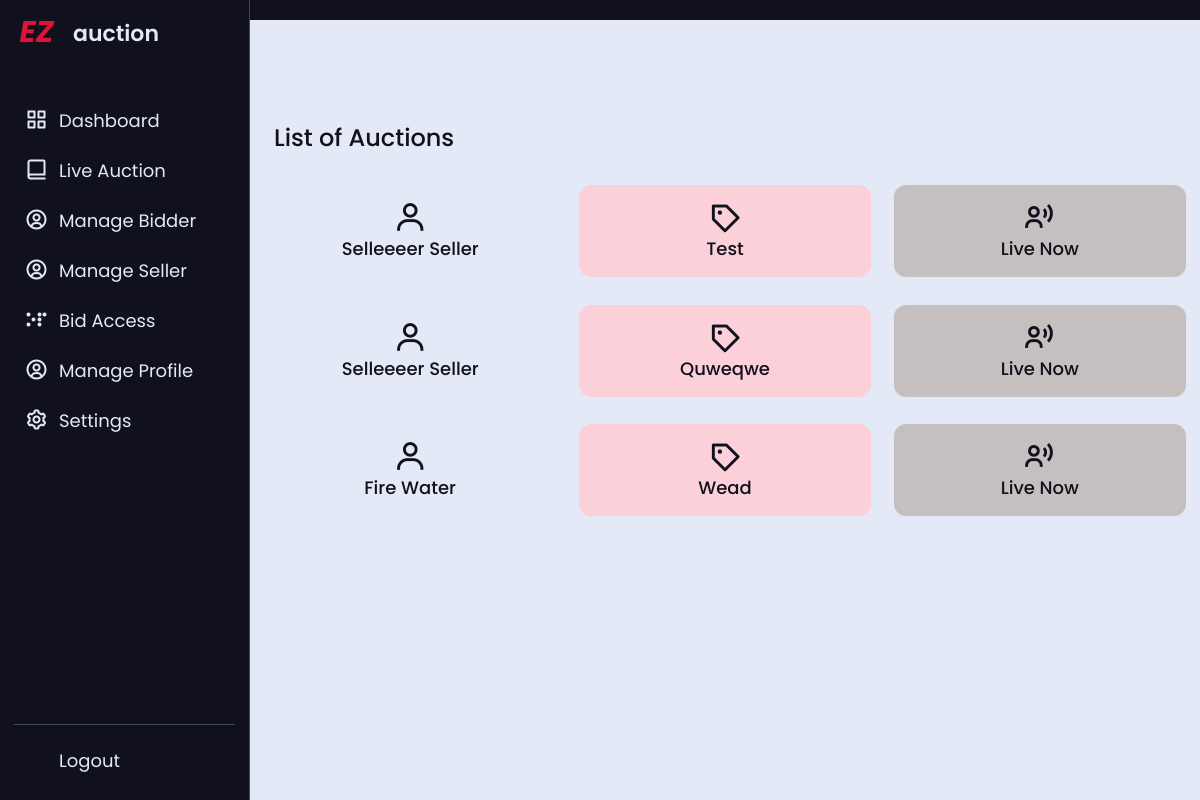
Page /admin_feed.php (signed in) on the earlier database version.
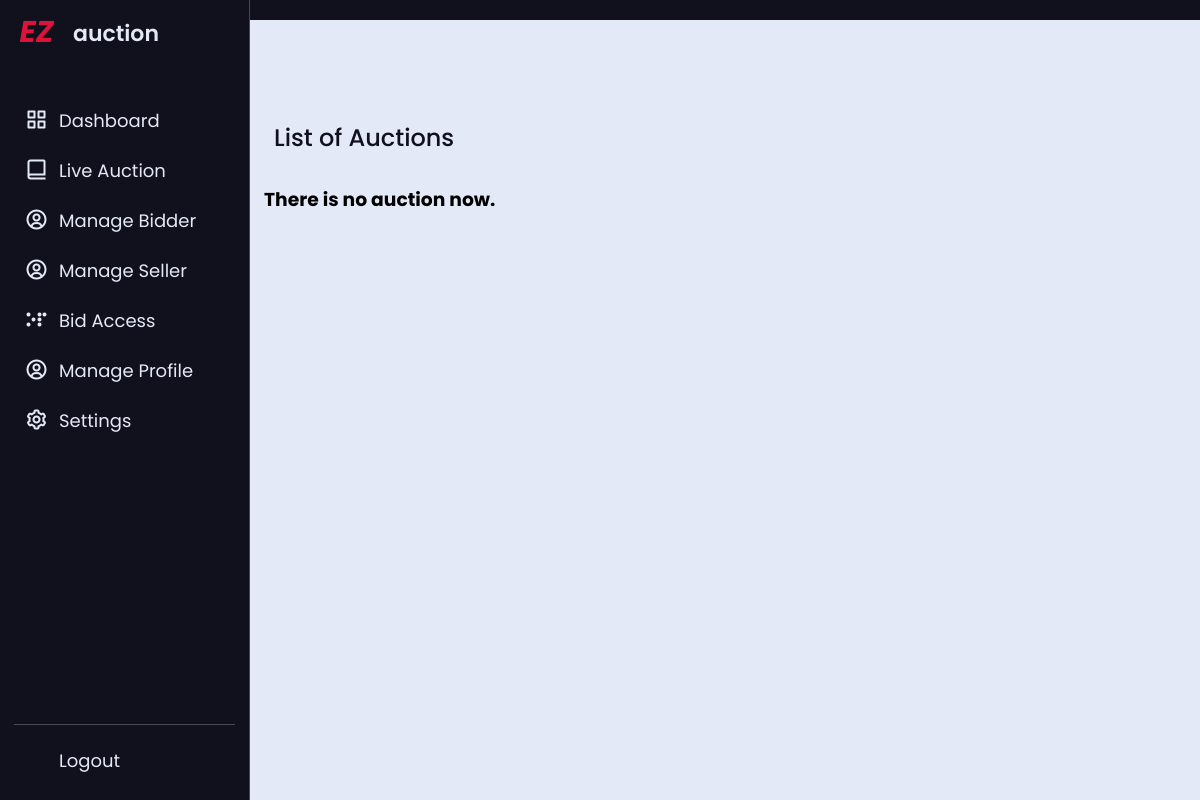
Same page on the later database version.
### tables this page shows
CREATE TABLE `livestock_tbl` (
  `id` int(11) NOT NULL,
  `head_count` int(11) NOT NULL,
  `description` varchar(200) NOT NULL,
  `weight` int(11) NOT NULL,
  `per_head` int(11) NOT NULL,
  `total_weight` int(11) NOT NULL,
  `selling_price` int(11) NOT NULL,
  `seller_id` int(11) NOT NULL,
  `live_status` tinyint(4) NOT NULL DEFAULT 0,
  `live_date` datetime NOT NULL DEFAULT current_timestamp(),
  `live_end` text NOT NULL
);

### admin_feed.php (the view, shortened to what this page needs)
<!DOCTYPE html>
<html lang="en">
<head>
	<link rel="stylesheet" href="css/bidder_feed.css">
	<link href='https://unpkg.com/boxicons@2.0.7/css/boxicons.min.css' rel='stylesheet'>
	<link rel="stylesheet" href="https://unicons.iconscout.com/release/v4.0.0/css/line.css">
</head>
<body>
	<?php include_once('include/admin_nav.php')?>
	<section class="dashboard">
		<div class="top">
		</div>
		<div class="dash-content">
			<div class="overview">
				<div class="title">
					<span class="text">List of Auctions</span>
				</div>
				<?php
							require './php/db.php';
							$query = "SELECT a.*,CONCAT(fname,' ',lname) as seller
							FROM `livestock_tbl` as a
							LEFT JOIN seller_tbl as b
							ON a.seller_id = b.id
							WHERE live_status=2";
							$query_run = mysqli_query($conn, $query);
							$counter=0;
							while ($row = $query_run->fetch_array()){
								$seller = $row['seller'];
								$description = $row['description'];
								$id = $row['id'];
								echo '
								<a href="admin_auction.php?id='.$id.'">
									<div class="boxes mb-3" >
										<div class="box box6">
											<i class="bx bx-user"></i>
											<span class="text">'.ucwords($seller).'</span>
										</div>
										<div class="box box5">
											<i class="bx bx-purchase-tag"></i>
											<span class="text">'.ucfirst($description).'</span>
										</div>
										<div class="box box3">
											<i class="bx bx-user-voice" ></i>
											<span class="text">Live Now</span>
										</div>
									</div>
								</a>
								';
								$counter +=1;
							}
							if($counter==0){
								echo '<h3>There is no auction now.</h3>';
							}
						?>
			</div>
		</div>
	</section>
</body>
</html>

Differences in the rows shown:
removed livestock_tbl: seller "Selleeeer Seller", description "Test"
removed livestock_tbl: seller "Selleeeer Seller", description "Quweqwe"
removed livestock_tbl: seller "Fire Water", description "Wead"
Other differences:
text now shown: "There is no auction now."
